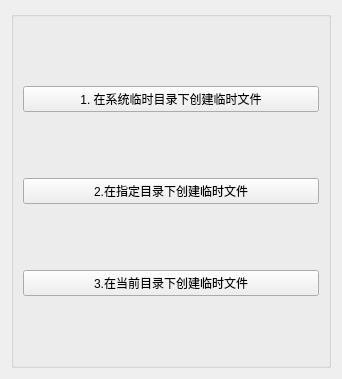
      <widget class="QWidget" name="pageTempFile">
       <property name="geometry">
        <rect>
         <x>0</x>
         <y>0</y>
         <width>342</width>
         <height>379</height>
        </rect>
       </property>
       <attribute name="icon">
        <iconset resource="res.qrc">
         <normaloff>:/images/images/174.JPG</normaloff>:/images/images/174.JPG</iconset>
       </attribute>
       <attribute name="label">
        <string>QTemporaryFile类</string>
       </attribute>
       <layout class="QVBoxLayout" name="verticalLayout_11">
        <item>
         <widget class="QGroupBox" name="groupBox_12">
          <property name="title">
           <string/>
          </property>
          <layout class="QVBoxLayout" name="verticalLayout_12">
           <item>
            <widget class="QPushButton" name="pushButton_25">
             <property name="minimumSize">
              <size>
               <width>0</width>
               <height>25</height>
              </size>
             </property>
             <property name="toolTip">
              <string>在QDir::tempPath()返回的系统临时目录下创建临时文件</string>
             </property>
             <property name="text">
              <string>1. 在系统临时目录下创建临时文件</string>
             </property>
            </widget>
           </item>
           <item>
            <widget class="QPushButton" name="pushButton_69">
             <property name="toolTip">
              <string>在指定目录下创建临时文件</string>
             </property>
             <property name="text">
              <string>2.在指定目录下创建临时文件</string>
             </property>
            </widget>
           </item>
           <item>
            <widget class="QPushButton" name="pushButton_70">
             <property name="toolTip">
              <string>在QDir::currentPath()表示的当前目录下创建临时文件</string>
             </property>
             <property name="text">
              <string>3.在当前目录下创建临时文件</string>
             </property>
            </widget>
           </item>
          </layout>
         </widget>
        </item>
       </layout>
      </widget>
